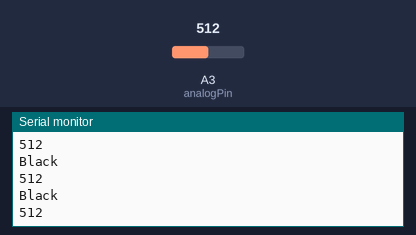
Bench run of a sketch on a simulated Arduino Uno, built with avr-gcc and run on an emulated ATmega328P. Parts: the last lines printed to the serial monitor. The inputs (shaded band) are chosen by the test bench; at power-on: A3 (analogPin) = 512.

Above: at 1.3 s.
1.4 s: A3 (analogPin) set to 190
At 1.81 s:
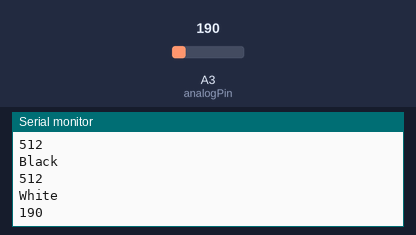
3.5 s: A3 (analogPin) set to 210
At 3.81 s:
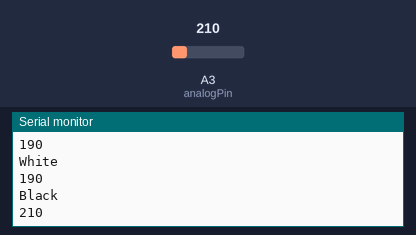
Timing chart, 0 to 6.5 s (numbered marks = the images above; inputs shaded):
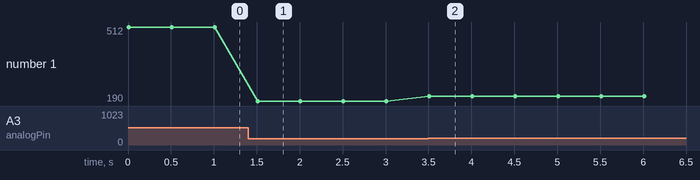

Measured:
- after the input at 1.4 s, the serial monitor: prints a new line after 0.10 s (image 1)
- after the input at 3.5 s, the serial monitor: prints a new line at once (image 2)
- plotted number 1: 512 → 190 after the input at 1.4 s, 190 → 210 after the input at 3.5 s

The sketch:

ir.ino
```cpp
int analogPin = 3;     // Infrared Sensor (Right lead) connected to analog pin 3
                                    // outside leads to ground and +5V
int val = 0;                  // variable to store the value read
int flag =0;

void setup()
{
  Serial.begin(9600);          //  setup serial
}

void loop()
{
  val = analogRead(analogPin);    // read the input pin

    if(val<200){
  Serial.println("White");                           // debug value
  Serial.println(val);
  delay(500);
}
  else{
      Serial.println("Black");                           // debug value
      Serial.println(val);
  delay(500);
}
}
```
